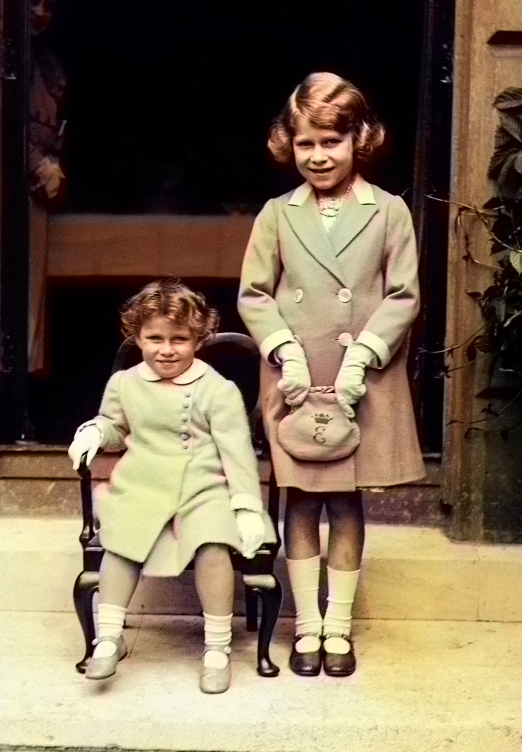
#> input picture colorization/saved_eccv16.png, 1043 x 1504 px (shown at 1/2 size)
$ python revivePhotos.py colorization/saved_eccv16.png out.png
#> lines starting #> are read from the running program, lines starting #| are printed output that depends on the picture
import os, sys, cv2
import numpy as np
from wand.image import Image
from PIL import Image as PilI
images = []

def white_balance_loops(img):
    result = cv2.cvtColor(img, cv2.COLOR_BGR2LAB)
    avg_a = np.average(result[:, :, 1])
    avg_b = np.average(result[:, :, 2])
    result[:, :, 1] = result[:, :, 1] - ((avg_a - 128) * (result[:, :, 0] / 255.0) * 1.1)
    result[:, :, 2] = result[:, :, 2] - ((avg_b - 128) * (result[:, :, 0] / 255.0) * 1.1)
    result = cv2.cvtColor(result, cv2.COLOR_LAB2BGR)
    return result

if len(sys.argv) != 3:
    print("Usage:")
    print("python revivePhotos.py [input image] [result image]")
    print("For example: 'python revivePhotos.py download.jpg save.jpg'")
    exit(0)

imgQR = cv2.imread(sys.argv[1])
#> imgQR is the input picture: shape (1504, 1043, 3); mean B, G, R 82.3, 104.1, 121.6
saveImage = sys.argv[2]

height = imgQR.shape[0]
#> height = 1504
width = imgQR.shape[1]
#> width = 1043

# let's say we want the new width to be 400px
# and compute the new height based on the aspect ratio
new_width = 960
ratio = new_width / width # (or new_height / height)
#> ratio = 0.92
new_height = int(height * ratio)
#> new_height = 1384

dimensions = (new_width, new_height)
#> dimensions = (960, 1384)
if width > new_width:
    imgQR = cv2.resize(imgQR, dimensions, interpolation=cv2.INTER_AREA )
#> imgQR: shape (1384, 960, 3)
else:
    imgQR = cv2.resize(imgQR, dimensions, interpolation=cv2.INTER_CUBIC )

b, g, r = cv2.split(imgQR)
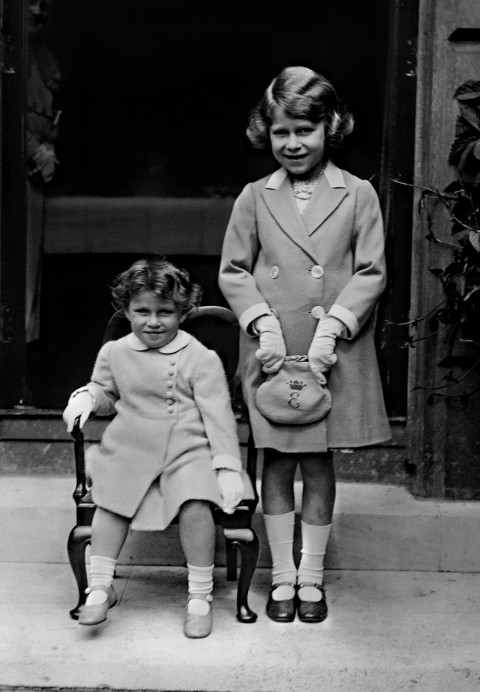
#> b: shape (1384, 960) (shown at 1/2 size); min 0, max 255, mean 82.3
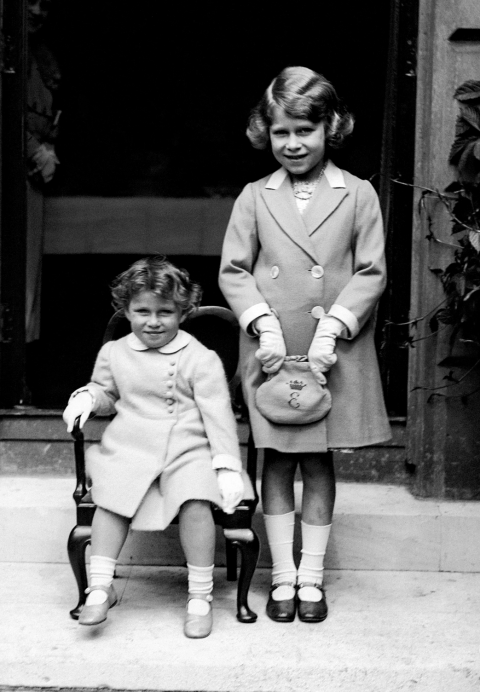
#> g: shape (1384, 960) (shown at 1/2 size); min 0, max 255, mean 104.1
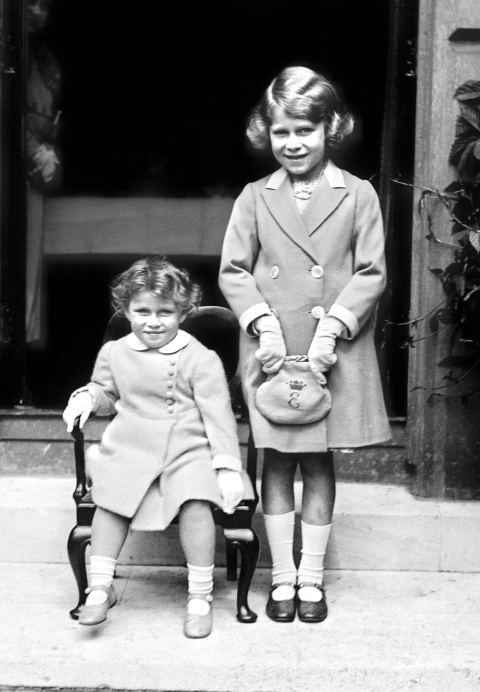
#> r: shape (1384, 960) (shown at 1/2 size); min 0, max 255, mean 121.6

cv2.imwrite("r.png", r)
cv2.imwrite("g.png", g)
cv2.imwrite("b.png", b)

os.chdir("./colorization")

os.system("python demo_release.py -i ../r.png")
one = cv2.imread("saved_eccv16.png")
two = cv2.imread("saved_siggraph17.png")
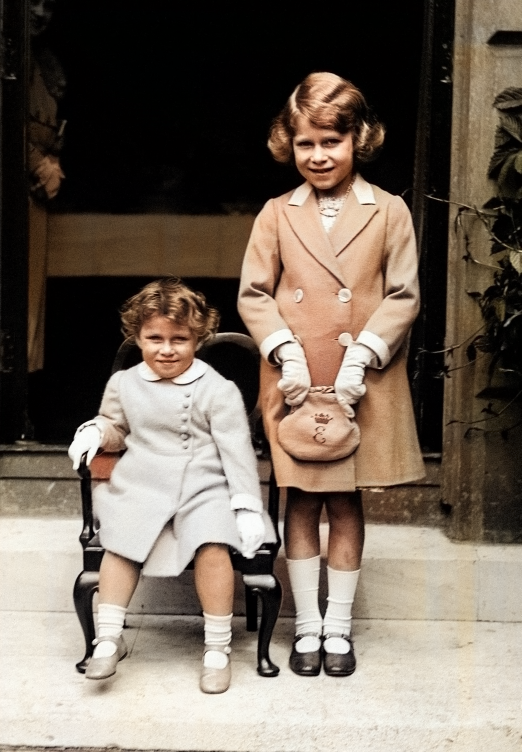
#> input picture colorization/saved_siggraph17.png, 1043 x 1504 px (shown at 1/2 size)
#> two is the input picture: shape (1504, 1043, 3); mean B, G, R 93.1, 104.8, 117
leftImage = cv2.addWeighted(one,0.5,two,0.5,0)
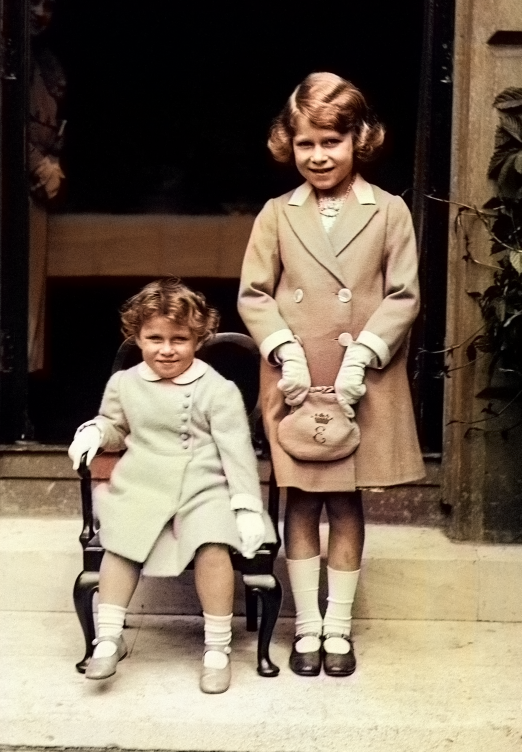
#> leftImage: shape (1504, 1043, 3) (shown at 1/2 size); mean B, G, R 87.7, 104.5, 119.3
cv2.imwrite("../r_C.png", leftImage)

os.system("python demo_release.py -i ../g.png")
one = cv2.imread("saved_eccv16.png")
two = cv2.imread("saved_siggraph17.png")
leftImage = cv2.addWeighted(one,0.5,two,0.5,0)
cv2.imwrite("../g_C.png", leftImage)

os.system("python demo_release.py -i ../b.png")
one = cv2.imread("saved_eccv16.png")
two = cv2.imread("saved_siggraph17.png")
leftImage = cv2.addWeighted(one,0.5,two,0.5,0)
cv2.imwrite("../b_C.png", leftImage)

#rgb = cv2.addWeighted(one,0.5,two,0.5,0)

os.chdir("../")

os.chdir("./GFPGAN")
os.system("python inference_gfpgan.py -i ../r_C.png -v 1.3")
os.system("python inference_gfpgan.py -i ../g_C.png -v 1.3")
os.system("python inference_gfpgan.py -i ../b_C.png -v 1.3")

r_c_image = cv2.imread("./results/restored_imgs/r_C.png")
g_c_image = cv2.imread("./results/restored_imgs/g_C.png")
b_c_image = cv2.imread("./results/restored_imgs/b_C.png")
finalImage = cv2.addWeighted(r_c_image,0.3333,cv2.addWeighted(g_c_image,0.5,b_c_image,0.5,0),0.6666,0)
#> (the run stopped early here; a loop or call above may not have finished)
